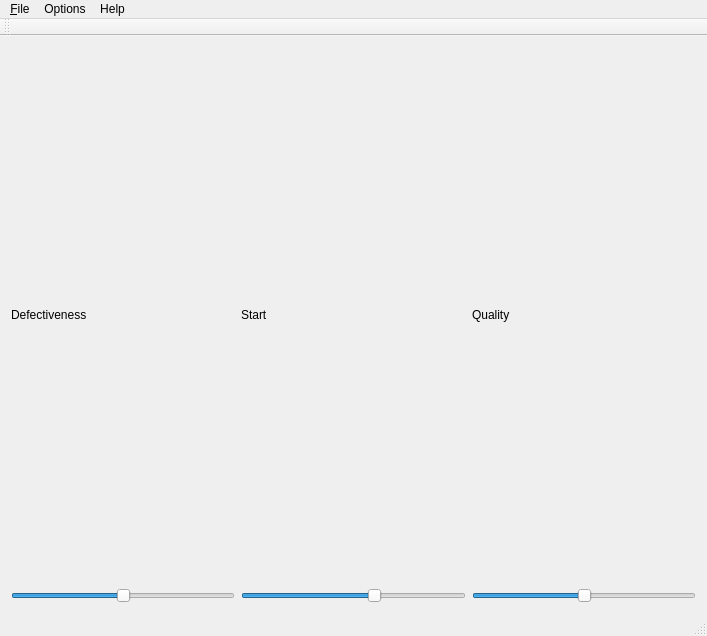
<?xml version="1.0" encoding="UTF-8"?>
<ui version="4.0">
 <class>MainWindow</class>
 <widget class="QMainWindow" name="MainWindow">
  <property name="geometry">
   <rect>
    <x>0</x>
    <y>0</y>
    <width>707</width>
    <height>636</height>
   </rect>
  </property>
  <property name="windowTitle">
   <string>Qlitch</string>
  </property>
  <widget class="QWidget" name="centralWidget">
   <layout class="QGridLayout" name="gridLayout_2">
    <item row="0" column="0">
     <layout class="QVBoxLayout" name="verticalLayout">
      <item>
       <layout class="QGridLayout" name="gridLayout">
        <item row="1" column="0">
         <widget class="QSlider" name="iterationsSlider">
          <property name="toolTip">
           <string>intensity</string>
          </property>
          <property name="maximum">
           <number>200</number>
          </property>
          <property name="value">
           <number>100</number>
          </property>
          <property name="orientation">
           <enum>Qt::Horizontal</enum>
          </property>
         </widget>
        </item>
        <item row="1" column="1">
         <widget class="QSlider" name="percentageSlider">
          <property name="toolTip">
           <string>Beginning</string>
          </property>
          <property name="minimum">
           <number>1</number>
          </property>
          <property name="value">
           <number>60</number>
          </property>
          <property name="orientation">
           <enum>Qt::Horizontal</enum>
          </property>
         </widget>
        </item>
        <item row="0" column="0">
         <widget class="QLabel" name="label">
          <property name="text">
           <string>Defectiveness</string>
          </property>
         </widget>
        </item>
        <item row="0" column="1">
         <widget class="QLabel" name="label_2">
          <property name="text">
           <string>Start</string>
          </property>
         </widget>
        </item>
        <item row="0" column="2">
         <widget class="QLabel" name="label_3">
          <property name="text">
           <string>Quality</string>
          </property>
         </widget>
        </item>
        <item row="1" column="2">
         <widget class="QSlider" name="qualitySlider">
          <property name="maximum">
           <number>100</number>
          </property>
          <property name="value">
           <number>50</number>
          </property>
          <property name="orientation">
           <enum>Qt::Horizontal</enum>
          </property>
         </widget>
        </item>
       </layout>
      </item>
     </layout>
    </item>
   </layout>
  </widget>
  <widget class="QMenuBar" name="menuBar">
   <property name="geometry">
    <rect>
     <x>0</x>
     <y>0</y>
     <width>707</width>
     <height>21</height>
    </rect>
   </property>
   <widget class="QMenu" name="menu_File">
    <property name="title">
     <string>&amp;File</string>
    </property>
    <addaction name="actionOpenImage"/>
    <addaction name="actionSaveImageAs"/>
    <addaction name="separator"/>
    <addaction name="actionExit"/>
   </widget>
   <widget class="QMenu" name="menuOptions">
    <property name="title">
     <string>Options</string>
    </property>
    <widget class="QMenu" name="menuAlgorithm">
     <property name="title">
      <string>Algorithm</string>
     </property>
     <addaction name="actionZero"/>
     <addaction name="actionOne"/>
     <addaction name="actionXOR"/>
    </widget>
    <addaction name="menuAlgorithm"/>
   </widget>
   <widget class="QMenu" name="menuHelp">
    <property name="title">
     <string>Help</string>
    </property>
    <addaction name="actionAbout"/>
    <addaction name="actionAboutQt"/>
   </widget>
   <addaction name="menu_File"/>
   <addaction name="menuOptions"/>
   <addaction name="menuHelp"/>
  </widget>
  <widget class="QToolBar" name="mainToolBar">
   <attribute name="toolBarArea">
    <enum>TopToolBarArea</enum>
   </attribute>
   <attribute name="toolBarBreak">
    <bool>false</bool>
   </attribute>
  </widget>
  <widget class="QStatusBar" name="statusBar"/>
  <action name="actionOpenImage">
   <property name="text">
    <string>&amp;Open image ...</string>
   </property>
   <property name="shortcut">
    <string>Ctrl+O</string>
   </property>
  </action>
  <action name="actionExit">
   <property name="text">
    <string>E&amp;xit</string>
   </property>
  </action>
  <action name="actionSaveImageAs">
   <property name="text">
    <string>&amp;Save image as ...</string>
   </property>
   <property name="shortcut">
    <string>Ctrl+S</string>
   </property>
  </action>
  <action name="actionOne">
   <property name="checkable">
    <bool>true</bool>
   </property>
   <property name="text">
    <string>One</string>
   </property>
   <property name="shortcut">
    <string>Ctrl+1</string>
   </property>
  </action>
  <action name="actionZero">
   <property name="checkable">
    <bool>true</bool>
   </property>
   <property name="text">
    <string>Zero</string>
   </property>
   <property name="shortcut">
    <string>Ctrl+0</string>
   </property>
  </action>
  <action name="actionXOR">
   <property name="checkable">
    <bool>true</bool>
   </property>
   <property name="text">
    <string>XOR</string>
   </property>
   <property name="shortcut">
    <string>Ctrl+X</string>
   </property>
  </action>
  <action name="actionAbout">
   <property name="text">
    <string>About Qlitch</string>
   </property>
  </action>
  <action name="actionAboutQt">
   <property name="text">
    <string>About Qt</string>
   </property>
  </action>
 </widget>
 <layoutdefault spacing="6" margin="11"/>
 <resources/>
 <connections/>
</ui>
